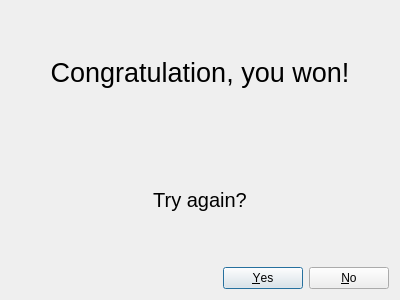
<?xml version="1.0" encoding="UTF-8"?>
<ui version="4.0">
 <class>WonGameDialog</class>
 <widget class="QDialog" name="WonGameDialog">
  <property name="geometry">
   <rect>
    <x>0</x>
    <y>0</y>
    <width>400</width>
    <height>300</height>
   </rect>
  </property>
  <property name="windowTitle">
   <string>Dialog</string>
  </property>
  <layout class="QVBoxLayout" name="verticalLayout">
   <item>
    <widget class="QLabel" name="label">
     <property name="font">
      <font>
       <pointsize>20</pointsize>
      </font>
     </property>
     <property name="text">
      <string>Congratulation, you won!</string>
     </property>
     <property name="alignment">
      <set>Qt::AlignCenter</set>
     </property>
    </widget>
   </item>
   <item>
    <widget class="QLabel" name="label_2">
     <property name="font">
      <font>
       <pointsize>15</pointsize>
      </font>
     </property>
     <property name="text">
      <string>Try again?</string>
     </property>
     <property name="alignment">
      <set>Qt::AlignCenter</set>
     </property>
    </widget>
   </item>
   <item>
    <widget class="QDialogButtonBox" name="buttonBox">
     <property name="orientation">
      <enum>Qt::Horizontal</enum>
     </property>
     <property name="standardButtons">
      <set>QDialogButtonBox::No|QDialogButtonBox::Yes</set>
     </property>
    </widget>
   </item>
  </layout>
 </widget>
 <resources/>
 <connections>
  <connection>
   <sender>buttonBox</sender>
   <signal>accepted()</signal>
   <receiver>WonGameDialog</receiver>
   <slot>accept()</slot>
   <hints>
    <hint type="sourcelabel">
     <x>248</x>
     <y>254</y>
    </hint>
    <hint type="destinationlabel">
     <x>157</x>
     <y>274</y>
    </hint>
   </hints>
  </connection>
  <connection>
   <sender>buttonBox</sender>
   <signal>rejected()</signal>
   <receiver>WonGameDialog</receiver>
   <slot>reject()</slot>
   <hints>
    <hint type="sourcelabel">
     <x>316</x>
     <y>260</y>
    </hint>
    <hint type="destinationlabel">
     <x>286</x>
     <y>274</y>
    </hint>
   </hints>
  </connection>
 </connections>
</ui>
